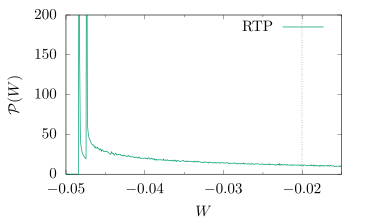

Reproduce this figure in gnuplot.
set term epslatex standalone color size 3.7,2.24
set out "fig_work_distr08RTP.tex"


ymax = 200
set arrow nohead dt '.' from -0.02005479986136146,0 to -0.02005479986136146,ymax

#WMOMEN  RTP  1000000  -20054.79986136146  1120.753374407114  -32.72739597626321  1.969129568901121  -0.05858811626075406  
#WMOMCENTRAL  RTP  1  0
#WMOMCENTRAL  RTP  2  0.0007185583769278499
#WMOMCENTRAL  RTP  3  1.857017751740248E-05
#WMOMCENTRAL  RTP  4  1.563050019326417E-06
#WMOMCENTRAL  RTP  5  8.465940492504699E-08

#set zeroaxis

set xlabel "$W$"
set ylabel "$\\mathcal{P}(W)$"

#set k top left
set xtics 0.01
set mxtics 2

plot [-0.05:-0.015][0:ymax]\
        "<grep WDISTR 'test08.dat'" u 4:($6/$5) w l lw 2 lc 2 t 'RTP'#, \
	'test03_04_MOMS.dat' u 3:2:4 w xerrorbar t ''
